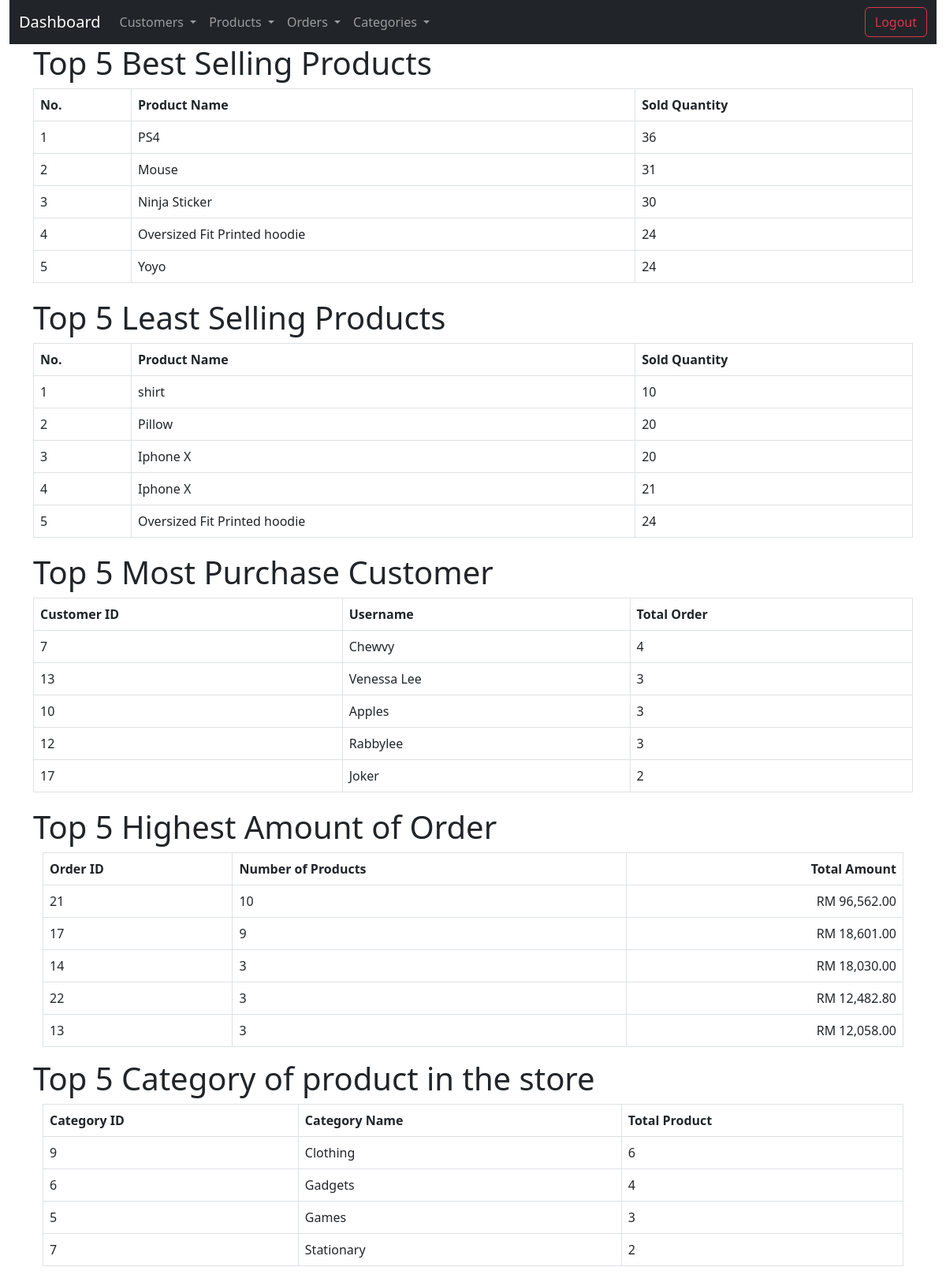
Page /dashboard.php on the committed database.
### tables this page shows
CREATE TABLE IF NOT EXISTS `products` (
  `id` int(11) NOT NULL AUTO_INCREMENT,
  `name` varchar(128) NOT NULL,
  `description` text NOT NULL,
  `categoryID` int(1) NOT NULL,
  `price` varchar(11) NOT NULL,
  `Promotion_price` varchar(11) NOT NULL,
  `image` blob NOT NULL,
  `manufacture_date` date NOT NULL,
  `expire_date` date DEFAULT NULL,
  `created` datetime NOT NULL,
  `modified` timestamp NOT NULL DEFAULT CURRENT_TIMESTAMP,
  PRIMARY KEY (`id`)
);

CREATE TABLE IF NOT EXISTS `customer` (
  `customer_id` int(11) NOT NULL AUTO_INCREMENT,
  `username` varchar(255) NOT NULL,
  `email` text NOT NULL,
  `password` varchar(255) NOT NULL,
  `first_name` varchar(255) NOT NULL,
  `last_name` varchar(255) NOT NULL,
  `gender` varchar(20) NOT NULL,
  `DOB` date NOT NULL,
  `account_status` varchar(50) NOT NULL,
  `registration_date_and_time` datetime NOT NULL,
  `image` blob NOT NULL,
  PRIMARY KEY (`customer_id`),
  UNIQUE KEY `username` (`username`)
);

CREATE TABLE IF NOT EXISTS `product_category` (
  `categoryID` int(11) NOT NULL AUTO_INCREMENT,
  `category_name` varchar(30) NOT NULL,
  `description` varchar(255) NOT NULL,
  PRIMARY KEY (`categoryID`)
);

### dashboard.php (the view, shortened to what this page needs)
<!DOCTYPE HTML>
<html>
<head>
    <link href="https://cdn.jsdelivr.net/npm/bootstrap@5.3.0/dist/css/bootstrap.min.css" rel="stylesheet">
</head>
<?php
include 'navbar.php';
?>
<body>
<?php
include 'config_folder/database.php';
?>
<div class="container">
    <div id="Best_selling_product" class="custom-table">
        <div class="page-header">
            <h1>Top 5 Best Selling Products</h1>
        </div>
<?php
        $query = "SELECT p.id, p.name, SUM(od.quantity) as quantity
        FROM products p
        INNER JOIN order_details od ON p.id = od.product_id
        GROUP BY quantity
        ORDER BY quantity DESC
        LIMIT 5";
        $stmt = $con->prepare($query);
        $stmt->execute();
        $num = $stmt->rowCount();
         if ($num > 0) {
            echo "<table class='table table-hover table-responsive table-bordered'>";
            echo "<tr>";
            echo "<th>No.</th>";
            echo "<th>Product Name</th>";
            echo "<th>Sold Quantity</th>";
            echo "</tr>";
            $counter = 1;
            while ($row = $stmt->fetch(PDO::FETCH_ASSOC)) {
                extract($row);
                echo "<tr>";
                echo "<td>{$counter}</td>";
                echo "<td>{$name}</td>";
                echo "<td>{$quantity}</td>";
                $counter++;
                echo "</tr>";
            }
        }
        echo "</table>";
        ?>
        </div>
        <div id="Least_selling_product" class="custom-table">
        <div class="page-header">
            <h1>Top 5 Least Selling Products</h1>
        </div>
<?php
        $query = "SELECT p.id, p.name, SUM(od.quantity) as quantity
        FROM products p
        INNER JOIN order_details od ON p.id = od.product_id
        GROUP BY quantity
        ORDER BY quantity ASC
        LIMIT 5";
        $stmt = $con->prepare($query);
        $stmt->execute();
        $num = $stmt->rowCount();
         if ($num > 0) {
            echo "<table class='table table-hover table-responsive table-bordered'>";
            echo "<tr>";
            echo "<th>No.</th>";
            echo "<th>Product Name</th>";
            echo "<th>Sold Quantity</th>";
            echo "</tr>";
            $counter = 1;
            while ($row = $stmt->fetch(PDO::FETCH_ASSOC)) {
                extract($row);
                echo "<tr>";
                echo "<td>{$counter}</td>";
                echo "<td>{$name}</td>";
                echo "<td>{$quantity}</td>";
                $counter++;
                echo "</tr>";
            }
        }
        echo "</table>";
        ?>
        </div>
        <div id="Least_selling_product"  class="custom-table">
        <div class="page-header">
            <h1>Top 5 Most Purchase Customer</h1>
        </div>
<?php
        $query = "SELECT c.customer_id, c.username, COUNT(os.order_id) as total
        FROM customer c
        INNER JOIN order_summary os ON c.customer_id = os.customer_id
        GROUP BY c.customer_id
        ORDER BY total DESC
        LIMIT 5";
        $stmt = $con->prepare($query);
        $stmt->execute();
        $num = $stmt->rowCount();
         if ($num > 0) {
            echo "<table class='table table-hover table-responsive table-bordered'>";
            echo "<tr>";
            echo "<th>Customer ID</th>";
            echo "<th>Username</th>";
            echo "<th>Total Order</th>";
            echo "</tr>";
            while ($row = $stmt->fetch(PDO::FETCH_ASSOC)) {
                extract($row);
                echo "<tr>";
                echo "<td>{$customer_id}</td>";
                echo "<td>{$username}</td>";
                echo "<td>{$total}</td>";
                echo "</tr>";
            }
        }
        echo "</table>";
        ?>
        </div>
        <div id="Highest_Amount_of_Order"  class="custom-table">
    <div class="page-header">
        <h1>Top 5 Highest Amount of Order</h1>
    </div>
    <?php
    $query = "SELECT od.order_id, COUNT(od.product_id) as total_product, SUM(p.price * od.quantity) as total_amount
              FROM order_details od
              INNER JOIN products p ON p.id = od.product_id
              GROUP BY od.order_id
              ORDER BY total_amount DESC
              LIMIT 5";
    $stmt = $con->prepare($query);
    $stmt->execute();
    $num = $stmt->rowCount();
    if ($num > 0) {
        echo "<div class='container'>";
        echo "<table class='table table-hover table-responsive table-bordered'>";
        echo "<tr>";
        echo "<th>Order ID</th>";
        echo "<th>Number of Products</th>";
        echo "<th style='text-align: right;'>Total Amount</th>";
        echo "</tr>";
        while ($row = $stmt->fetch(PDO::FETCH_ASSOC)) {
            extract($row);
            echo "<tr>";
            echo "<td>{$order_id}</td>";
            echo "<td>{$total_product}</td>";
            echo "<td style='text-align: right;'>RM " . number_format($total_amount, 2) . "</td>";
            echo "</tr>";
        }
        echo "</table>";
        echo "</div>";
    }
    ?>
     <div id="Category_of_product_in_the_store"  class="custom-table">
    <div class="page-header">
        <h1>Top 5 Category of product in the store</h1>
    </div>
    <?php
    $query = "SELECT c.category_name, c.categoryID, COUNT(p.categoryID) as total
              FROM product_category c
              INNER JOIN products p ON p.categoryID = c.categoryID
              GROUP BY c.categoryID
              ORDER BY total DESC
              LIMIT 5";
    $stmt = $con->prepare($query);
    $stmt->execute();
    $num = $stmt->rowCount();
    if ($num > 0) {
        echo "<div class='container'>";
        echo "<table class='table table-hover table-responsive table-bordered'>";
        echo "<tr>";
        echo "<th>Category ID</th>";
        echo "<th>Category Name</th>";
        echo "<th>Total Product</th>";
        echo "</tr>";
        while ($row = $stmt->fetch(PDO::FETCH_ASSOC)) {
            extract($row);
            echo "<tr>";
            echo "<td>{$categoryID}</td>";
            echo "<td>{$category_name}</td>";
            echo "<td>{$total}</td>";
            echo "</tr>";
        }
        echo "</table>";
        echo "</div>";
    }
    ?>
</div>
    </div>
</body>
</html>

### dashboard.php (style rules this page uses)
.custom-table { margin-bottom: 20px; }
.custom-table th { background-color: #337ab7; color: white; }

### rows in the picture
products: name "PS4", quantity "36"
products: name "Mouse", quantity "31"
products: name "Ninja Sticker", quantity "30"
products: name "Oversized Fit Printed hoodie", quantity "24"
products: name "Yoyo", quantity "24"
products: name "shirt", quantity "10"
products: name "Pillow", quantity "20"
products: name "Iphone X", quantity "20", quantity "21"
customer: customer_id "7", username "Chewvy", total "4"
customer: customer_id "13", username "Venessa Lee", total "3"
customer: customer_id "10", username "Apples", total "3"
customer: customer_id "12", username "Rabbylee", total "3"
customer: customer_id "17", username "Joker", total "2"
product_category: categoryID "9", category_name "Clothing", total "6"
product_category: categoryID "6", category_name "Gadgets", total "4"
product_category: categoryID "5", category_name "Games", total "3"
product_category: categoryID "7", category_name "Stationary", total "2"

### other values in the picture
$order_id "21"
$total_product "10"
$total_amount "96,562.00"
$order_id "17"
$total_product "9"
$total_amount "18,601.00"
$order_id "14"
$total_product "3"
$total_amount "18,030.00"
$order_id "22"
$total_amount "12,482.80"
$order_id "13"
$total_amount "12,058.00"
